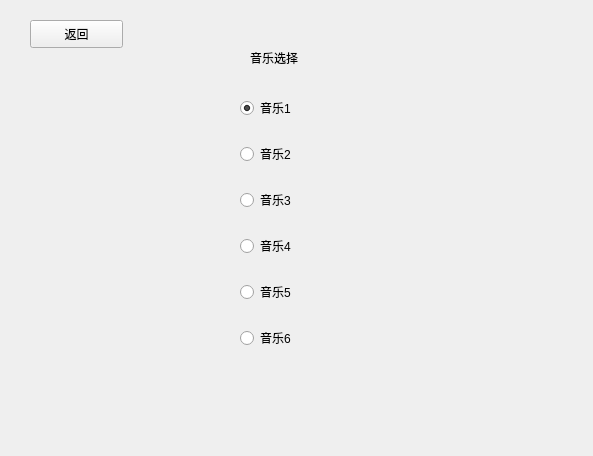
<?xml version="1.0" encoding="UTF-8"?>
<ui version="4.0">
 <class>musicsellect</class>
 <widget class="QWidget" name="musicsellect">
  <property name="geometry">
   <rect>
    <x>0</x>
    <y>0</y>
    <width>593</width>
    <height>456</height>
   </rect>
  </property>
  <property name="windowTitle">
   <string>Form</string>
  </property>
  <property name="windowIcon">
   <iconset>
    <normaloff>clock.png</normaloff>clock.png</iconset>
  </property>
  <widget class="QLabel" name="label">
   <property name="geometry">
    <rect>
     <x>250</x>
     <y>50</y>
     <width>72</width>
     <height>15</height>
    </rect>
   </property>
   <property name="text">
    <string>音乐选择</string>
   </property>
  </widget>
  <widget class="QWidget" name="verticalLayoutWidget">
   <property name="geometry">
    <rect>
     <x>240</x>
     <y>80</y>
     <width>241</width>
     <height>291</height>
    </rect>
   </property>
   <layout class="QVBoxLayout" name="verticalLayout">
    <item>
     <widget class="QRadioButton" name="radioButton_3">
      <property name="text">
       <string>音乐1</string>
      </property>
      <property name="checked">
       <bool>true</bool>
      </property>
     </widget>
    </item>
    <item>
     <widget class="QRadioButton" name="radioButton_2">
      <property name="text">
       <string>音乐2</string>
      </property>
     </widget>
    </item>
    <item>
     <widget class="QRadioButton" name="radioButton">
      <property name="text">
       <string>音乐3</string>
      </property>
     </widget>
    </item>
    <item>
     <widget class="QRadioButton" name="radioButton_5">
      <property name="text">
       <string>音乐4</string>
      </property>
     </widget>
    </item>
    <item>
     <widget class="QRadioButton" name="radioButton_4">
      <property name="text">
       <string>音乐5</string>
      </property>
     </widget>
    </item>
    <item>
     <widget class="QRadioButton" name="radioButton_6">
      <property name="text">
       <string>音乐6</string>
      </property>
     </widget>
    </item>
   </layout>
  </widget>
  <widget class="QPushButton" name="pushButton_3">
   <property name="geometry">
    <rect>
     <x>30</x>
     <y>20</y>
     <width>93</width>
     <height>28</height>
    </rect>
   </property>
   <property name="text">
    <string>返回</string>
   </property>
  </widget>
 </widget>
 <resources/>
 <connections/>
</ui>
